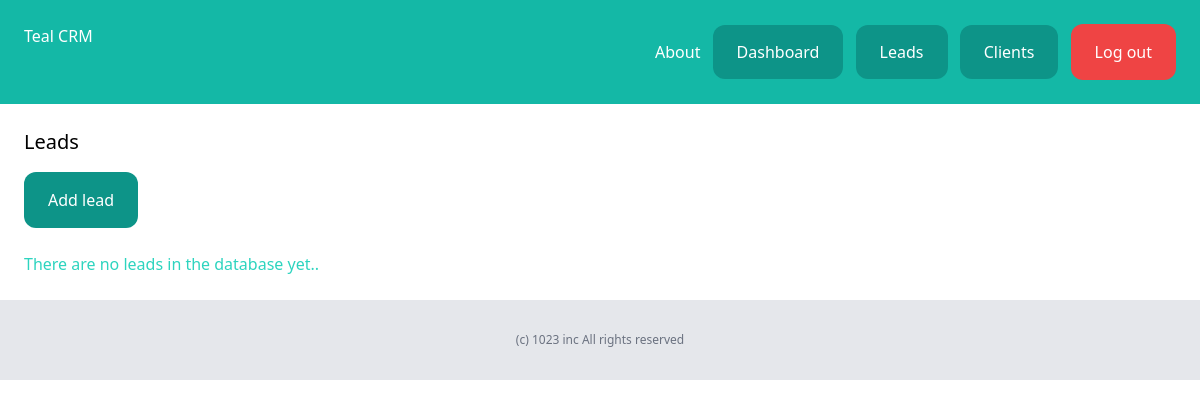
/dashboard/leads/ (signed in), run on an earlier commit of the app's database.
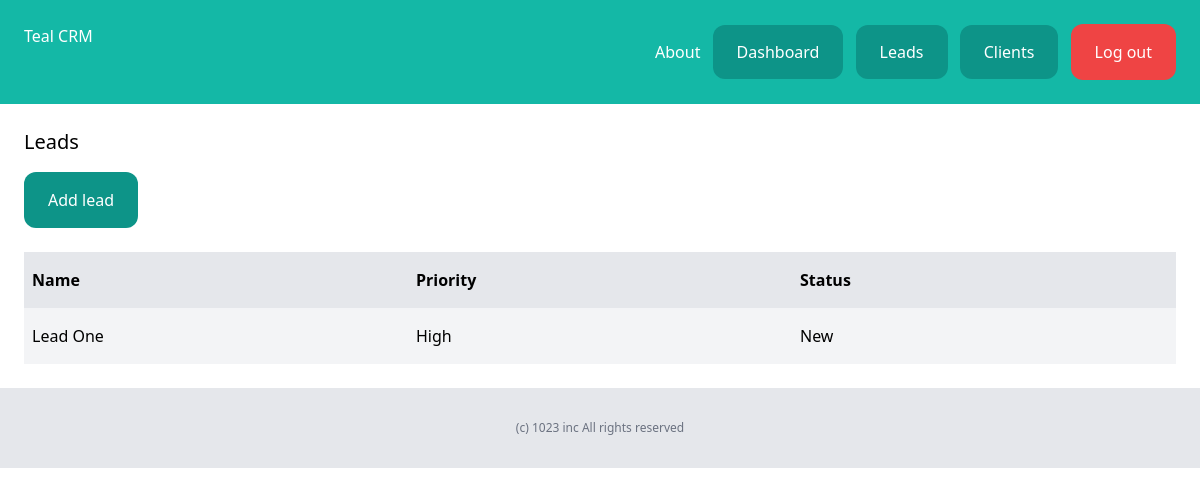
And on a later commit of the database.
### lead/models.py (models this page shows, shortened)
class Lead(models.Model):
    LOW = 'low'
    MEDIUM = 'medium'
    HIGH = 'high'
    CHOICES_PRIORITY = (
        (LOW, 'Low'),
        (MEDIUM, 'Medium'),
        (HIGH, 'High'),
    )
    NEW = 'new'
    CONTACTED = 'contacted'
    WON = 'won'
    LOST = 'lost'
    CHOICES_STATUS = (
        (NEW, 'New'),
        (CONTACTED, 'Contacted'),
        (WON, 'Won'),
        (LOST, 'Lost'),
    )
    team = models.ForeignKey(Team, related_name='leads', on_delete=models.CASCADE)
    name = models.CharField(max_length=255)
    email = models.EmailField()
    description = models.TextField(blank=True, null=True)
    priority = models.CharField(max_length=10, choices=CHOICES_PRIORITY, default=MEDIUM)
    status = models.CharField(max_length=10, choices=CHOICES_STATUS, default=NEW)
    converted_to_client = models.BooleanField(default=False)
    created_by = models.ForeignKey(User, related_name='leads', on_delete=models.CASCADE)
    created_at = models.DateTimeField(auto_now_add=True)
    modified_at = models.DateTimeField(auto_now=True)
    class Meta:
        ordering = ('name',)

### lead/views.py (the view)
# urls.py: path('', views.leads_list, name='leads_list'),
@login_required
def leads_list(request):
    leads = Lead.objects.filter(created_by=request.user, converted_to_client=False)
    return render(request, 'lead/leads_list.html', {'leads':leads})

### lead/templates/lead/leads_list.html (shortened to what this page needs)
{% extends 'core/base.html' %}
{% block content %}
    <div class="py-6 px-6">
        <h1 class="mb-4 text-xl">Leads</h1>
        <a
            href="{% url 'lead:add_lead' %}"
            class="inline-block py-4 px-6 bg-teal-600 text-white rounded-xl hover:bg-orange-400 transition duration-500 ease-in-out"
            >Add lead</a
        >
        {% if leads %}
            <div class="mt-6 flex justify-between">
                <p class="py-4 px-2 bg-gray-200 font-semibold w-full">Name</p>
                <p class="py-4 px-2 bg-gray-200 font-semibold w-full">Priority</p>
                <p class="py-4 px-2 bg-gray-200 font-semibold w-full">Status</p>
            </div>
            {% for lead in leads %}
                <div class="flex justify-between">
                    <p class="py-4 px-2 w-full {% cycle 'bg-gray-100' '' %}">
                        <a href="{% url 'lead:leads_detail' lead.id %}">{{ lead.name }}</a>
                    </p>
                    <p class="py-4 px-2 w-full {% cycle 'bg-gray-100' '' %}">{{ lead.get_priority_display }}</p>
                    <p class="py-4 px-2 w-full {% cycle 'bg-gray-100' '' %}">{{ lead.get_status_display }}</p>
                </div>
            {% endfor %}
        {% else %}
            <p class="mt-6 text-teal-400">There are no leads in the database yet..</p>
        {% endif %}
    </div>
{% endblock %}

What changed in the data, as far as the page shows it:
added Lead: name "Lead One", priority "High", status "New"
Also different on the page:
text no longer shown: "There are no leads in the database yet.."
text now shown: "Name Priority Status"
